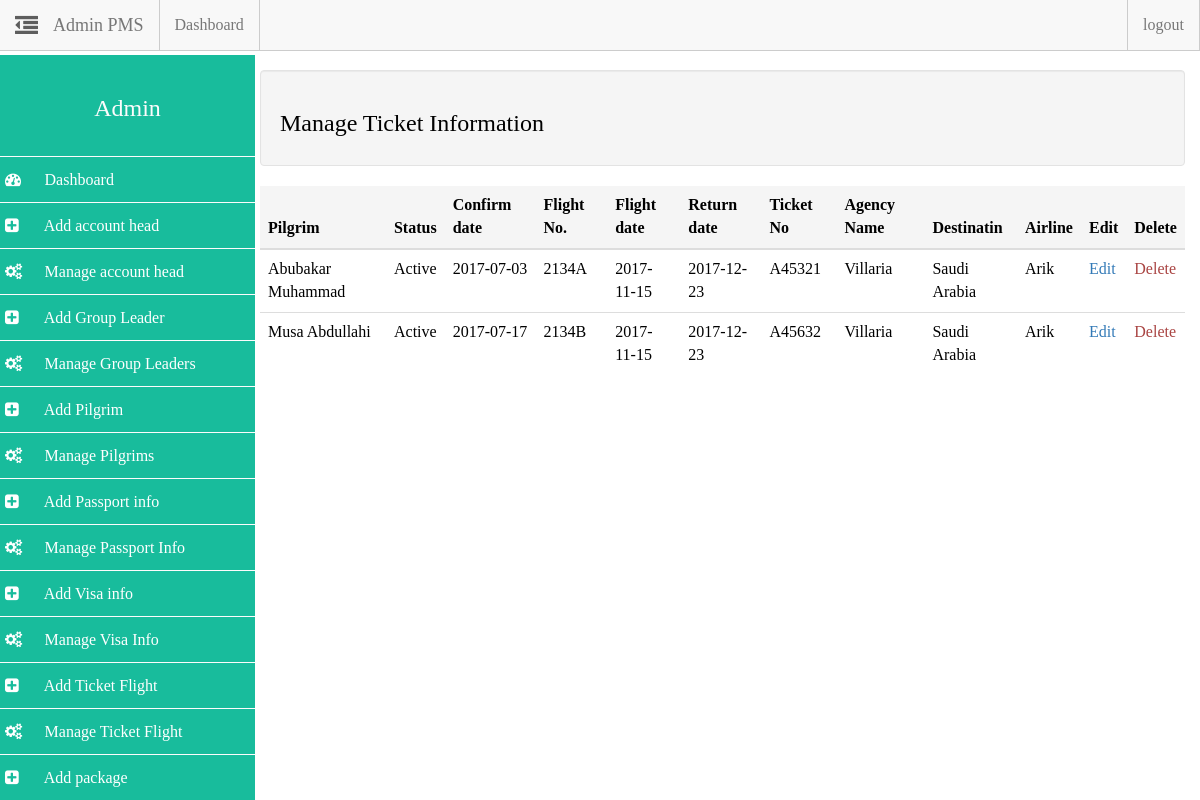
Screenshot of /admin/admin.php?action=manage_tickets (signed in) with the database file from the repository.
### tables this page shows
CREATE TABLE `ticket_flight` (
  `t_slno` int(12) NOT NULL,
  `pilgrim_id` int(12) NOT NULL,
  `t_status` varchar(12) NOT NULL,
  `t_confirm_date` date DEFAULT NULL,
  `flight_no` varchar(20) DEFAULT NULL,
  `flight_date` date DEFAULT NULL,
  `return_date` date DEFAULT NULL,
  `t_num` varchar(24) DEFAULT NULL,
  `t_agency_name` varchar(55) DEFAULT NULL,
  `flight_dest` varchar(33) DEFAULT NULL,
  `airline` text NOT NULL
);

CREATE TABLE `pilgrim_info` (
  `pilgrim_id` int(14) NOT NULL,
  `p_name` varchar(255) DEFAULT NULL,
  `p_mobile` varchar(22) DEFAULT NULL,
  `p_mail` varchar(40) DEFAULT NULL,
  `p_address` varchar(200) DEFAULT NULL,
  `p_mstatus` varchar(22) DEFAULT NULL,
  `p_occupation` varchar(22) DEFAULT NULL,
  `p_age` varchar(22) DEFAULT NULL,
  `p_sex` varchar(22) DEFAULT NULL,
  `p_dob` date DEFAULT NULL,
  `p_police_station` varchar(33) DEFAULT NULL,
  `p_district` varchar(33) DEFAULT NULL,
  `p_fathers_name` varchar(100) DEFAULT NULL,
  `p_mother_name` varchar(100) DEFAULT NULL,
  `p_spouse_name` varchar(100) DEFAULT NULL,
  `p_mahrims_name` varchar(100) DEFAULT NULL,
  `p_nid_no` varchar(22) DEFAULT NULL,
  `p_img` text,
  `p_nationality` varchar(33) DEFAULT NULL,
  `gl_id` int(11) DEFAULT NULL,
  `username` varchar(255) NOT NULL,
  `password` varchar(255) NOT NULL
);

### admin/includes/manage_tickets.php (the view)
<div class="row">
	<div class="col-md-12">
		<div class="well">
			<h3>Manage Ticket Information</h3>
		</div>
	</div>
</div>
<?php $q = mysqli_query($dbc, "SELECT * FROM ticket_flight"); ?>
<div class="row">
	<div class="col-md-12">
		<?php if (mysqli_num_rows($q) > 0): ?>
			<table class="table">
				<thead>
					<tr class="active">
						<th>Pilgrim</th>
						<th>Status</th>
						<th>Confirm date</th>
						<th>Flight No.</th>
						<th>Flight date</th>
						<th>Return date</th>
						<th>Ticket No</th>
						<th>Agency Name</th>
						<th>Destinatin</th>
						<th>Airline</th>
						<th>Edit</th>
						<th>Delete</th>
					</tr>
				</thead>
				<tbody>
					<?php while($row = mysqli_fetch_array($q)): ?>
					<tr>
						<td>
							<?php
								$gp = mysqli_query($dbc, "SELECT p_name FROM pilgrim_info WHERE pilgrim_id=".$row["pilgrim_id"]);
								$arr = mysqli_fetch_array($gp);
								echo $arr["p_name"];
							?>
						</td>
						<td><?php  echo $row["t_status"]; ?></td>
						<td><?php  echo $row["t_confirm_date"]; ?></td>
						<td><?php  echo $row["flight_no"]; ?></td>
						<td><?php  echo $row["flight_date"]; ?></td>
						<td><?php  echo $row["return_date"]; ?></td>
						<td><?php  echo $row["t_num"]; ?></td>
						<td><?php  echo $row["t_agency_name"]; ?></td>
						<td><?php  echo $row["flight_dest"]; ?></td>
						<td><?php  echo $row["airline"]; ?></td>
						<td><a href="admin.php?action=edit_ticket&id=<?php echo $row['t_slno'] ?>">Edit</a></td>
						<td><a class="text-danger" href="admin.php?action=delete_ticket&id=<?php echo $row['t_slno'] ?>">Delete</a></td>
					</tr>
					<?php endwhile; ?>
				</tbody>
			</table>
		<?php endif ?>
	</div>
</div>

### assets/css/styles.css (style rules this page uses)
html { color: #222; font-size: 1em; line-height: 1.4; }
body { padding-top: 55px; font-family: ubuntu; font-size: 100%; color: #000 !important; }

### assets/css/sidebar.css (style rules this page uses)
* { box-sizing: border-box; -webkit-box-sizing: border-box; -moz-box-sizing: border-box; }
body { padding-top: 55px; }

### rows the page displays
ticket_flight: pilgrim.p_name "Abubakar Muhammad", t_status "Active", t_confirm_date "2017-07-03", flight_no "2134A", flight_date "2017-11-15", return_date "2017-12-23", t_num "A45321", t_agency_name "Villaria", flight_dest "Saudi Arabia", airline "Arik"
ticket_flight: pilgrim.p_name "Musa Abdullahi", t_status "Active", t_confirm_date "2017-07-17", flight_no "2134B", flight_date "2017-11-15", return_date "2017-12-23", t_num "A45632", t_agency_name "Villaria", flight_dest "Saudi Arabia", airline "Arik"
